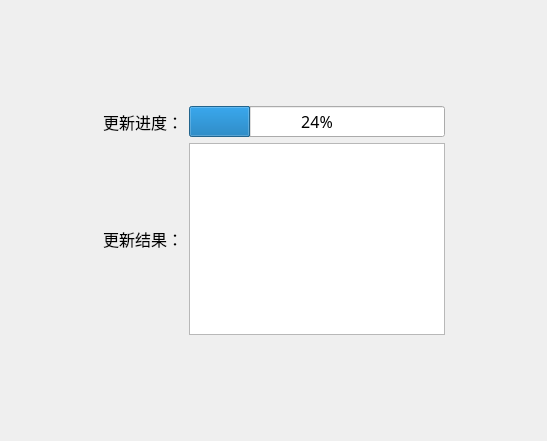
<?xml version="1.0" encoding="UTF-8"?>
<ui version="4.0">
 <class>Form</class>
 <widget class="QWidget" name="Form">
  <property name="geometry">
   <rect>
    <x>0</x>
    <y>0</y>
    <width>547</width>
    <height>441</height>
   </rect>
  </property>
  <property name="font">
   <font>
    <family>Agency FB</family>
    <pointsize>12</pointsize>
   </font>
  </property>
  <property name="windowTitle">
   <string>Form</string>
  </property>
  <layout class="QGridLayout" name="gridLayout">
   <item row="2" column="0">
    <spacer name="horizontalSpacer">
     <property name="orientation">
      <enum>Qt::Horizontal</enum>
     </property>
     <property name="sizeHint" stdset="0">
      <size>
       <width>40</width>
       <height>20</height>
      </size>
     </property>
    </spacer>
   </item>
   <item row="3" column="1">
    <spacer name="verticalSpacer_2">
     <property name="orientation">
      <enum>Qt::Vertical</enum>
     </property>
     <property name="sizeHint" stdset="0">
      <size>
       <width>20</width>
       <height>40</height>
      </size>
     </property>
    </spacer>
   </item>
   <item row="1" column="1">
    <layout class="QHBoxLayout" name="horizontalLayout">
     <item>
      <widget class="QLabel" name="label">
       <property name="text">
        <string>更新进度：</string>
       </property>
      </widget>
     </item>
     <item>
      <widget class="QProgressBar" name="progressBar">
       <property name="value">
        <number>24</number>
       </property>
      </widget>
     </item>
    </layout>
   </item>
   <item row="2" column="1">
    <layout class="QHBoxLayout" name="horizontalLayout_2">
     <item>
      <widget class="QLabel" name="label_2">
       <property name="text">
        <string>更新结果：</string>
       </property>
      </widget>
     </item>
     <item>
      <widget class="QTextBrowser" name="textBrowser"/>
     </item>
    </layout>
   </item>
   <item row="0" column="1">
    <spacer name="verticalSpacer">
     <property name="orientation">
      <enum>Qt::Vertical</enum>
     </property>
     <property name="sizeHint" stdset="0">
      <size>
       <width>20</width>
       <height>40</height>
      </size>
     </property>
    </spacer>
   </item>
   <item row="2" column="2">
    <spacer name="horizontalSpacer_2">
     <property name="orientation">
      <enum>Qt::Horizontal</enum>
     </property>
     <property name="sizeHint" stdset="0">
      <size>
       <width>40</width>
       <height>20</height>
      </size>
     </property>
    </spacer>
   </item>
  </layout>
 </widget>
 <resources/>
 <connections/>
</ui>
